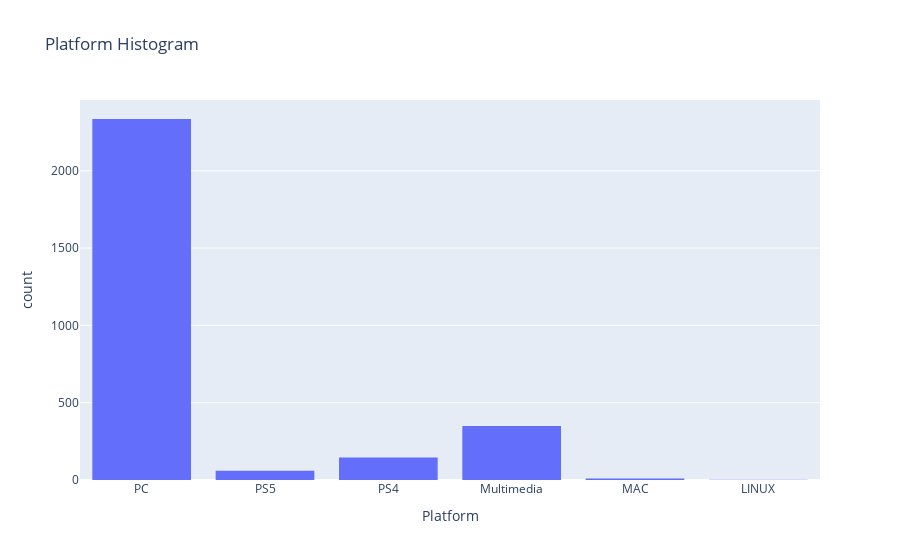

Notebook code cell kept with this figure:
### Code cell
import plotly.express as px

# Assuming 'all_data' is your DataFrame with the 'Platform' column
fig = px.histogram(all_data, x='Platform', title='Platform Histogram')

# Show the plot
fig.show()

### Figure 1 — Plotly figure (JSON) as saved in the notebook; plotly's stock layout.template omitted (floating-point values rounded to 4 significant figures; data arrays with more than 128 entries replaced by an {"elided": "..."} marker saying what was removed)
{"data": [{"alignmentgroup": "True", "bingroup": "x", "hovertemplate": "Platform=%{x}<br>count=%{y}<extra></extra>", "legendgroup": "", "marker": {"color": "#636efa", "pattern": {"shape": ""}}, "name": "", "offsetgroup": "", "orientation": "v", "showlegend": false, "type": "histogram", "x": {"elided": "2900 str values"}, "xaxis": "x", "yaxis": "y"}], "layout": {"autosize": true, "barmode": "relative", "legend": {"tracegroupgap": 0}, "title": {"text": "Platform Histogram"}, "xaxis": {"anchor": "y", "autorange": true, "domain": [0, 1], "range": [-0.5, 5.5], "title": {"text": "Platform"}, "type": "category"}, "yaxis": {"anchor": "x", "autorange": true, "domain": [0, 1], "range": [0, 2458.0], "title": {"text": "count"}}}}
